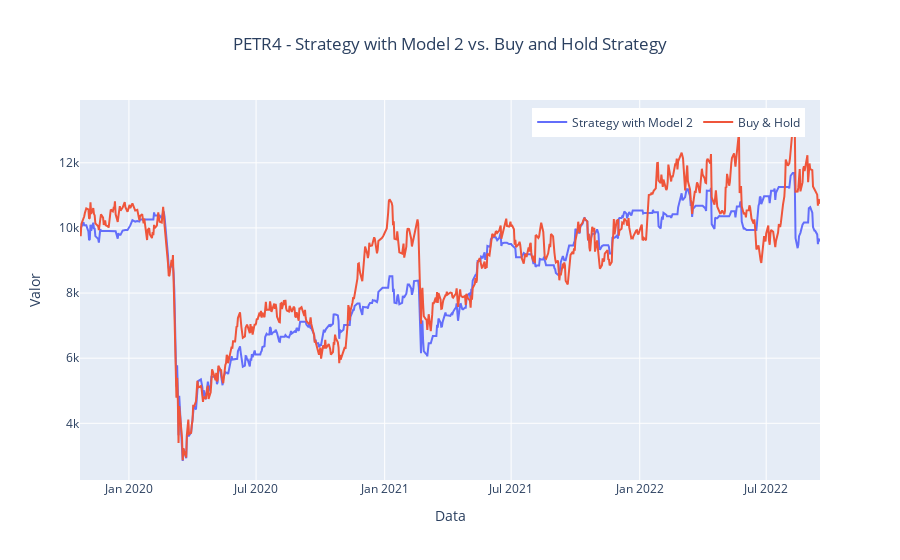
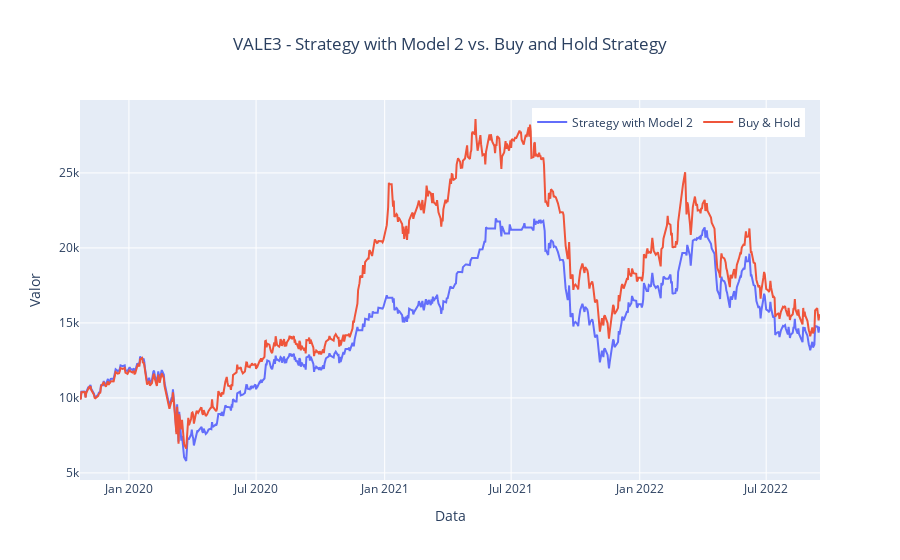
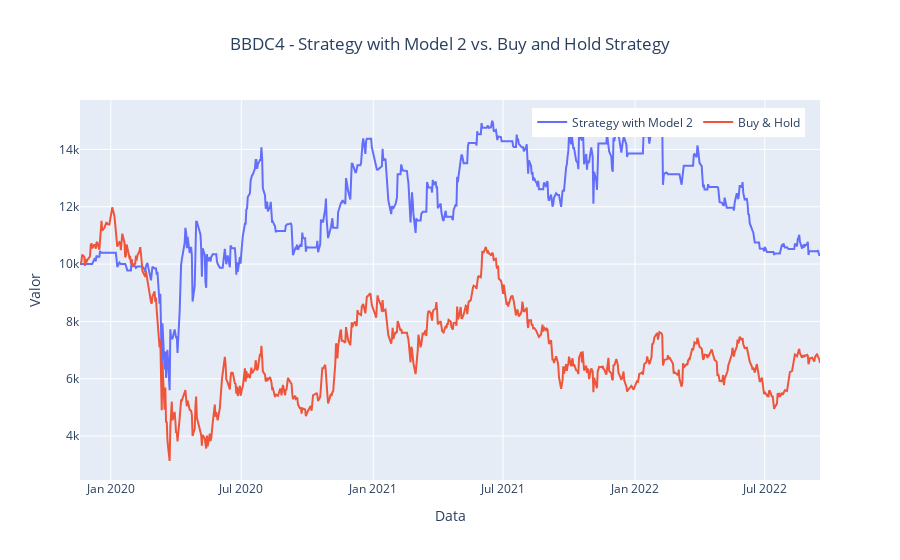
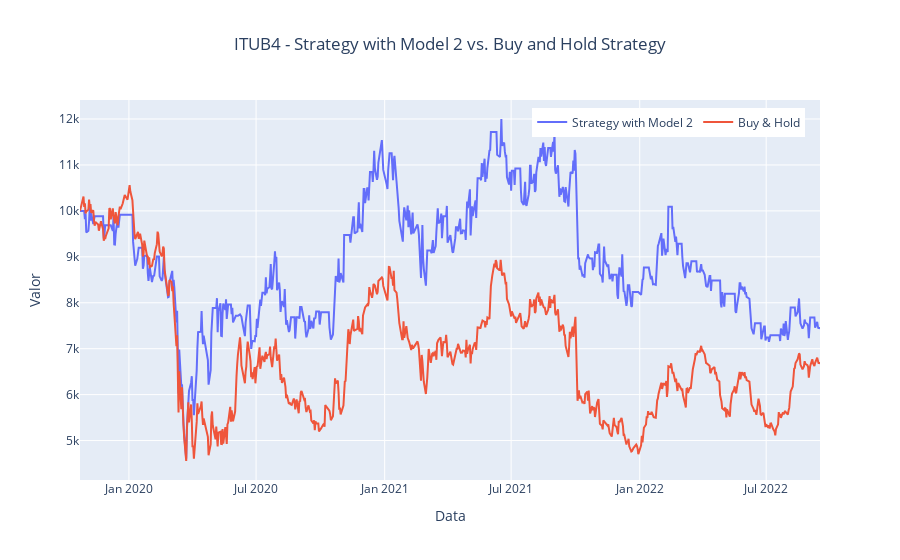

The cell these charts' notebook holds for them, in order:
### Code cell
plot_all_results(results, signals)

### Figure 1 — Plotly figure (JSON) as saved in the notebook; plotly's stock layout.template omitted (floating-point values rounded to 4 significant figures; data arrays with more than 128 entries replaced by an {"elided": "..."} marker saying what was removed)
{"data": [{"mode": "lines", "name": "Strategy with Model 2", "type": "scatter", "x": {"elided": "719 str values"}, "y": {"elided": "719 float values"}}, {"mode": "lines", "name": "Buy & Hold", "type": "scatter", "x": {"elided": "719 str values"}, "y": {"elided": "719 float values"}}], "layout": {"hovermode": "x unified", "legend": {"orientation": "h", "x": 0.98, "xanchor": "right", "y": 0.98, "yanchor": "top"}, "title": {"text": "PETR4 - Strategy with Model 2 vs. Buy and Hold Strategy", "x": 0.5}, "xaxis": {"title": {"text": "Data"}}, "yaxis": {"title": {"text": "Valor"}}}}

### Figure 2 — Plotly figure (JSON) as saved in the notebook; plotly's stock layout.template omitted (floating-point values rounded to 4 significant figures; data arrays with more than 128 entries replaced by an {"elided": "..."} marker saying what was removed)
{"data": [{"mode": "lines", "name": "Strategy with Model 2", "type": "scatter", "x": {"elided": "719 str values"}, "y": {"elided": "719 float values"}}, {"mode": "lines", "name": "Buy & Hold", "type": "scatter", "x": {"elided": "719 str values"}, "y": {"elided": "719 float values"}}], "layout": {"hovermode": "x unified", "legend": {"orientation": "h", "x": 0.98, "xanchor": "right", "y": 0.98, "yanchor": "top"}, "title": {"text": "VALE3 - Strategy with Model 2 vs. Buy and Hold Strategy", "x": 0.5}, "xaxis": {"title": {"text": "Data"}}, "yaxis": {"title": {"text": "Valor"}}}}

### Figure 3 — Plotly figure (JSON) as saved in the notebook; plotly's stock layout.template omitted (floating-point values rounded to 4 significant figures; data arrays with more than 128 entries replaced by an {"elided": "..."} marker saying what was removed)
{"data": [{"mode": "lines", "name": "Strategy with Model 2", "type": "scatter", "x": {"elided": "701 str values"}, "y": {"elided": "701 float values"}}, {"mode": "lines", "name": "Buy & Hold", "type": "scatter", "x": {"elided": "701 str values"}, "y": {"elided": "701 float values"}}], "layout": {"hovermode": "x unified", "legend": {"orientation": "h", "x": 0.98, "xanchor": "right", "y": 0.98, "yanchor": "top"}, "title": {"text": "BBDC4 - Strategy with Model 2 vs. Buy and Hold Strategy", "x": 0.5}, "xaxis": {"title": {"text": "Data"}}, "yaxis": {"title": {"text": "Valor"}}}}

### Figure 4 — Plotly figure (JSON) as saved in the notebook; plotly's stock layout.template omitted (floating-point values rounded to 4 significant figures; data arrays with more than 128 entries replaced by an {"elided": "..."} marker saying what was removed)
{"data": [{"mode": "lines", "name": "Strategy with Model 2", "type": "scatter", "x": {"elided": "719 str values"}, "y": {"elided": "719 float values"}}, {"mode": "lines", "name": "Buy & Hold", "type": "scatter", "x": {"elided": "719 str values"}, "y": {"elided": "719 float values"}}], "layout": {"hovermode": "x unified", "legend": {"orientation": "h", "x": 0.98, "xanchor": "right", "y": 0.98, "yanchor": "top"}, "title": {"text": "ITUB4 - Strategy with Model 2 vs. Buy and Hold Strategy", "x": 0.5}, "xaxis": {"title": {"text": "Data"}}, "yaxis": {"title": {"text": "Valor"}}}}
